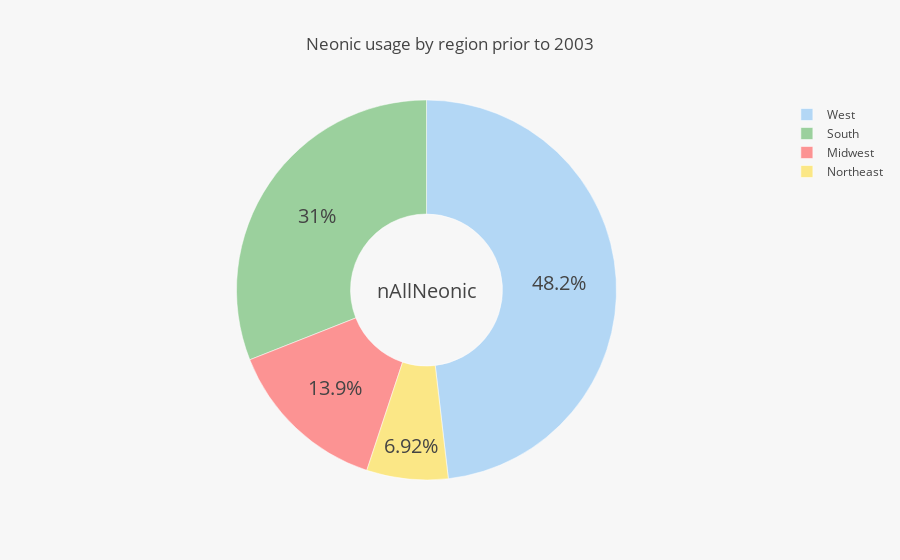

Notebook code cell kept with this figure:
### Code cell
df_summed = df_pre_2003.groupby(['Region']) ['nAllNeonic'].sum().reset_index()
fig = {
  "data": [{
      "values": df_summed.nAllNeonic, # student marks of different subjects
      "labels": df_summed.Region, # subject names
      "textfont" : dict(size=20),
      "marker" : dict (colors = ["#FF6262AA", "#FFD50577", "#4caf5088", "#4ca5f066"], line=dict(color='#fff', width=0.5)),
      "name": "Region",
      "hoverinfo":"label+name",
      "hole": .4,
      "type": "pie"
  }],  
  "layout": {
        "title":"Neonic usage by region prior to 2003",
        "annotations": [
            {
                "font": {
                    "size": 20
                },
                "showarrow": False,
                "text": "nAllNeonic"
            }
        ],
        "paper_bgcolor" : '#f7f7f7',
        
    }
}

iplot(fig, filename='donut_chart_example')

### Figure 1 — Plotly figure (JSON) as saved in the notebook; plotly's stock layout.template omitted (floating-point values rounded to 4 significant figures)
{"data": [{"hole": 0.4, "hoverinfo": "label+name", "labels": ["Midwest", "Northeast", "South", "West"], "marker": {"colors": ["#FF6262AA", "#FFD50577", "#4caf5088", "#4ca5f066"], "line": {"color": "#fff", "width": 0.5}}, "name": "Region", "textfont": {"size": 20}, "type": "pie", "uid": "14a81124-e53e-11e8-8271-d05099a30b15", "values": [2.057, 1.023, 4.577, 7.114]}], "layout": {"annotations": [{"font": {"size": 20}, "showarrow": false, "text": "nAllNeonic"}], "paper_bgcolor": "#f7f7f7", "title": "Neonic usage by region prior to 2003"}}
